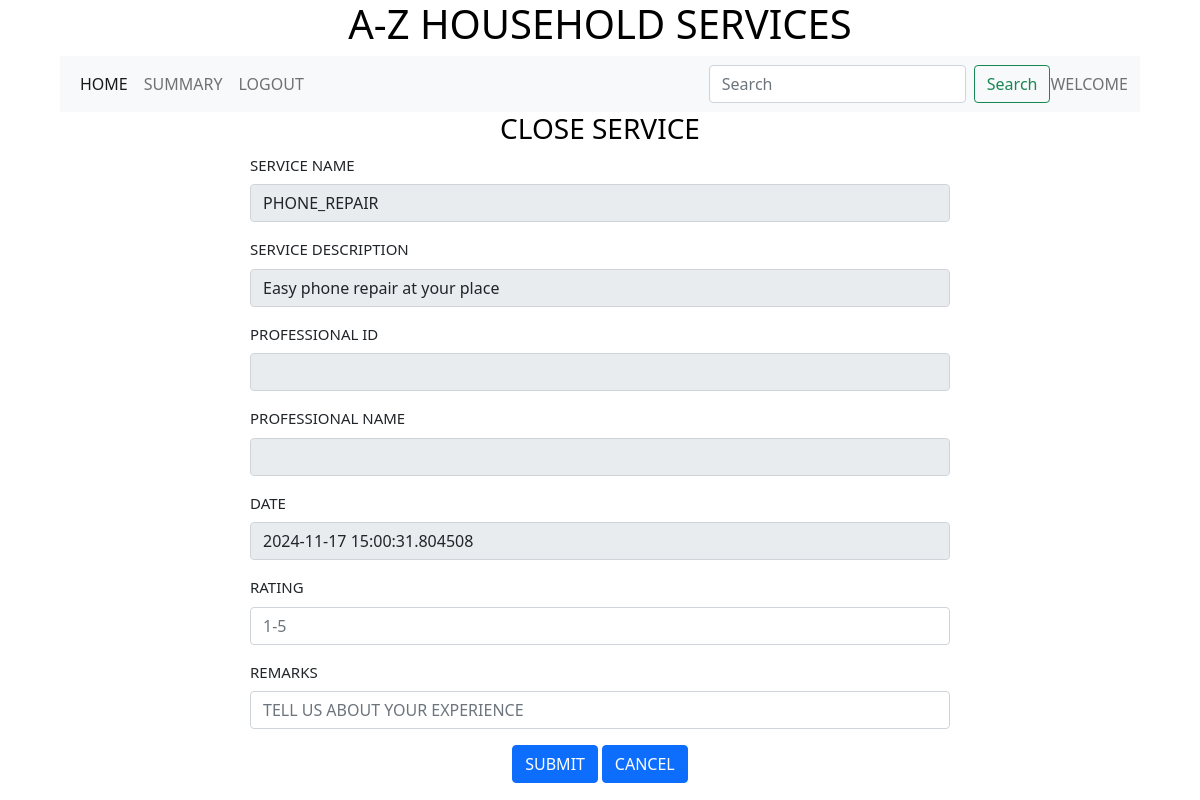
Before: /close_service_request/3/3 with the older database file.
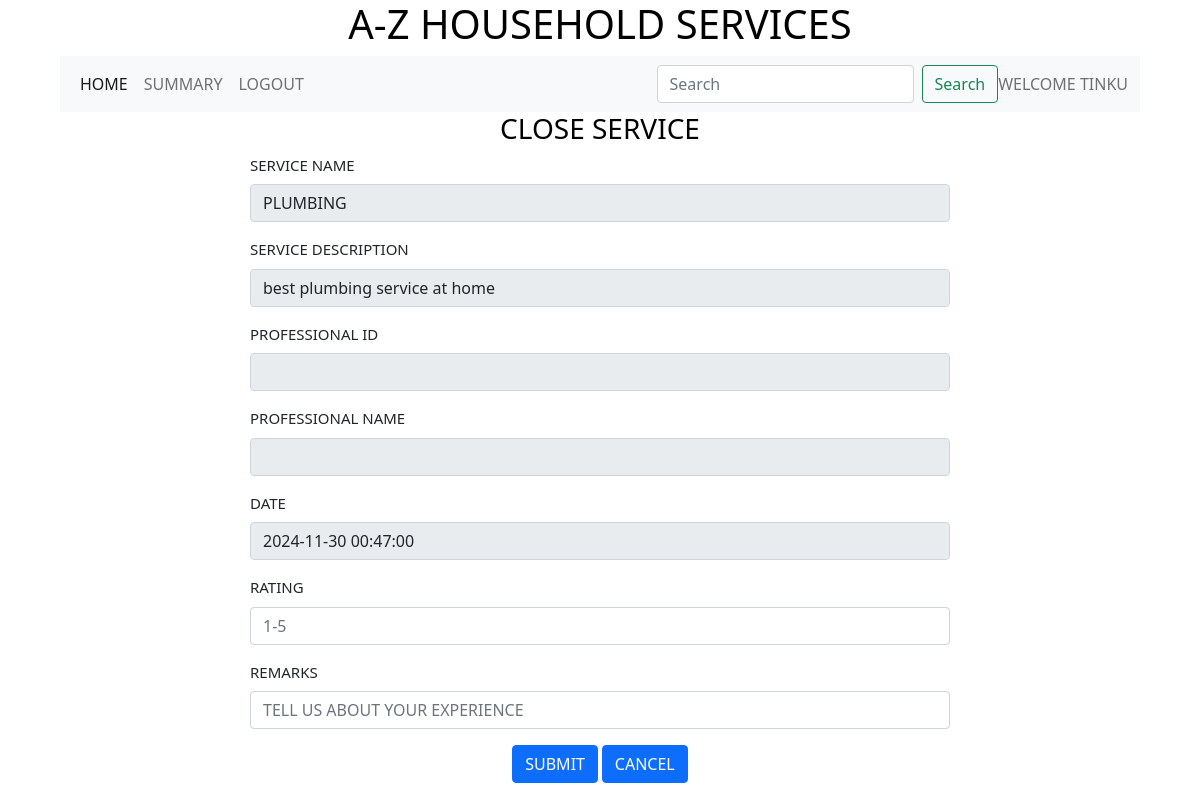
After: the same page with the newer database file.
### backend/models.py (models this page shows)
class Service(db.Model):
    __tablename__ ="service"
    id = db.Column(db.Integer,primary_key=True)
    name = db.Column(db.String)
    description = db.Column(db.String)
    base_price = db.Column(db.Float)
    time_required = db.Column(db.Integer)
    service_requests = db.relationship("Service_request",cascade="all,delete",backref="service",lazy = True)
    professionals = db.relationship("Professional",cascade="all,delete",backref="service",lazy = True)

class Service_request(db.Model):
    __tablename__ ="service_request"
    id = db.Column(db.Integer,primary_key=True)
    status  = db.Column(db.String,default ="PENDING" )
    date = db.Column(db.DateTime)
    rating = db.Column(db.Integer)
    remark = db.Column(db.String)
    service_id = db.Column(db.Integer, db.ForeignKey("service.id"),nullable = False)
    customer_id = db.Column(db.Integer, db.ForeignKey("customer.id"),nullable = False)
    professtional_id = db.Column(db.Integer, db.ForeignKey("professional.id"))

class Customer(db.Model):
    __tablename__ ="customer"
    id = db.Column(db.Integer,primary_key=True)
    full_name = db.Column(db.String)
    address = db.Column(db.String)
    pincode = db.Column(db.Integer)
    service_requests = db.relationship("Service_request",cascade="all,delete",backref="customer",lazy = True)

### backend/controllers.py (the view, shortened to what this page needs)
@app.route("/close_service_request/<id>/<service_request_id>",methods = ["GET","POST"])
def close_service_request(id,service_request_id):
    service_request = Service_request.query.filter_by(id=service_request_id).first()
    professtional_id = service_request.professtional_id
    professional = Professional.query.filter_by(id=professtional_id).first()
    service_id = service_request.service_id
    service =Service.query.filter_by(id=service_id).first()
    customer = get_customer(id)
    return render_template("close_service_request.html",professional=professional,id=id,service_request=service_request,service=service,customer=customer,service_request_id=service_request_id)

### backend/controllers.py (called while the page is built)
def get_customer(id):
    customer = Customer.query.filter_by(id=id).first()
    return customer

### templates/close_service_request.html
{%extends "customer_layout.html"%}
{%block content%}
                <div class ="center"><h3>CLOSE SERVICE</h3></div>
                <form action ="/close_service_request/{{id}}/{{service_request_id}}" method ="POST">
                    <div class = "input_form1">
                        <div class="mb-3">
                            <label for="name" class="form-label">SERVICE NAME</label>
                            <input type="text" class="form-control" name ="name" id="name" value="{{service.name}}" readonly>
                        </div>
                        <div class="mb-3">
                            <label for="description" class="form-label">SERVICE DESCRIPTION</label>
                            <input type="text" class="form-control" name ="description" id="description" value="{{service.description}}" readonly>
                        </div>
                        <div class="mb-3">
                            <label for="professional_id" class="form-label">PROFESSIONAL ID</label>
                            <input type="number" class="form-control" name ="professional_id" id="professional_id" value="{{professional.id}}" readonly>
                        </div>
                        <div class="mb-3">
                            <label for="professional_full_name" class="form-label">PROFESSIONAL NAME</label>
                            <input type="text" class="form-control" name ="professional_full_name" id="professional_full_name" value ="{{professional.full_name}}" readonly>
                        </div>
                        <div class="mb-3">
                            <label for="service_request_date" class="form-label">DATE</label>
                            <input type="datetime" class="form-control" name ="service_request_date" id="service_request_date" value ="{{service_request.date}}" readonly>
                        </div>
                        <div class="mb-3">
                            <label for="service_rating" class="form-label">RATING</label>
                            <input type="number" class="form-control" name ="service_rating" id="service_rating" placeholder="1-5">
                        </div>
                        <div class="mb-3">
                            <label for="service_remark" class="form-label">REMARKS</label>
                            <input type="text" class="form-control" name ="service_remark" id="service_remark" placeholder="TELL US ABOUT YOUR EXPERIENCE">
                        </div>
                        <div class="mb-3">
                            <div class ="center"><button type="submit" class="btn btn-primary">SUBMIT</button>
                            <a href="/customer/{{id}}" type="button" class="btn btn-primary">CANCEL</a></div>
                        </div>
                    </div>
                </form>
{%endblock%}

### templates/customer_layout.html (shortened to what this page needs)
<!DOCTYPE html>
<html>
    <head>
        <link rel ="stylesheet" href="/static/styles/main.css">
        <link href ="https://cdn.jsdelivr.net/npm/bootstrap@5.0.2/dist/css/bootstrap.min.css" rel="stylesheet">
    </head>
    <body>
        <div class = "my_container">
            <div class ="center"><h1>A-Z HOUSEHOLD SERVICES</h1></div>
            <div class ="my_panel">
                <nav class="navbar navbar-expand-lg navbar-light bg-light">
                    <div class="container-fluid">
                      <div class="collapse navbar-collapse" id="navbarText">
                        <ul class="navbar-nav me-auto mb-2 mb-lg-0">
                          <li class="nav-item">
                            <a class="nav-link active" aria-current="page" href="/customer/{{id}}">HOME</a>
                          </li>
                          <li class="nav-item">
                            <a class="nav-link" href="/customer_summary/{{id}}">SUMMARY</a>
                          </li>
                          <li class="nav-item">
                            <a class="nav-link" href="/login">LOGOUT</a>
                          </li>
                        </ul>
                        <form class="d-flex" method ="POST" action="/search_c/{{id}}">
                          <input class="form-control me-2" type="search" placeholder="Search" aria-label="Search" name ="search_txt" id ="search_txt">
                          <button class="btn btn-outline-success" type="submit">Search</button>
                        </form>
                        <span class="navbar-text">
                          WELCOME {{customer.full_name}}
                        </span>
                      </div>
                    </div>
                </nav>
                 {%block content%}
                 {%endblock%}
            </div>
        </div>
    </body>
</html>

Changed rows visible on the page:
no longer on this page (row edited): Service: name "PHONE_REPAIR", description "Easy phone repair at your place"
added Customer: full_name "TINKU"
now on this page (row edited): Service: name "PLUMBING", description "best plumbing service at home"
changed Service_request: service_request_date "2024-11-17 15:00:31.804508" → "2024-11-30 00:47:00"
